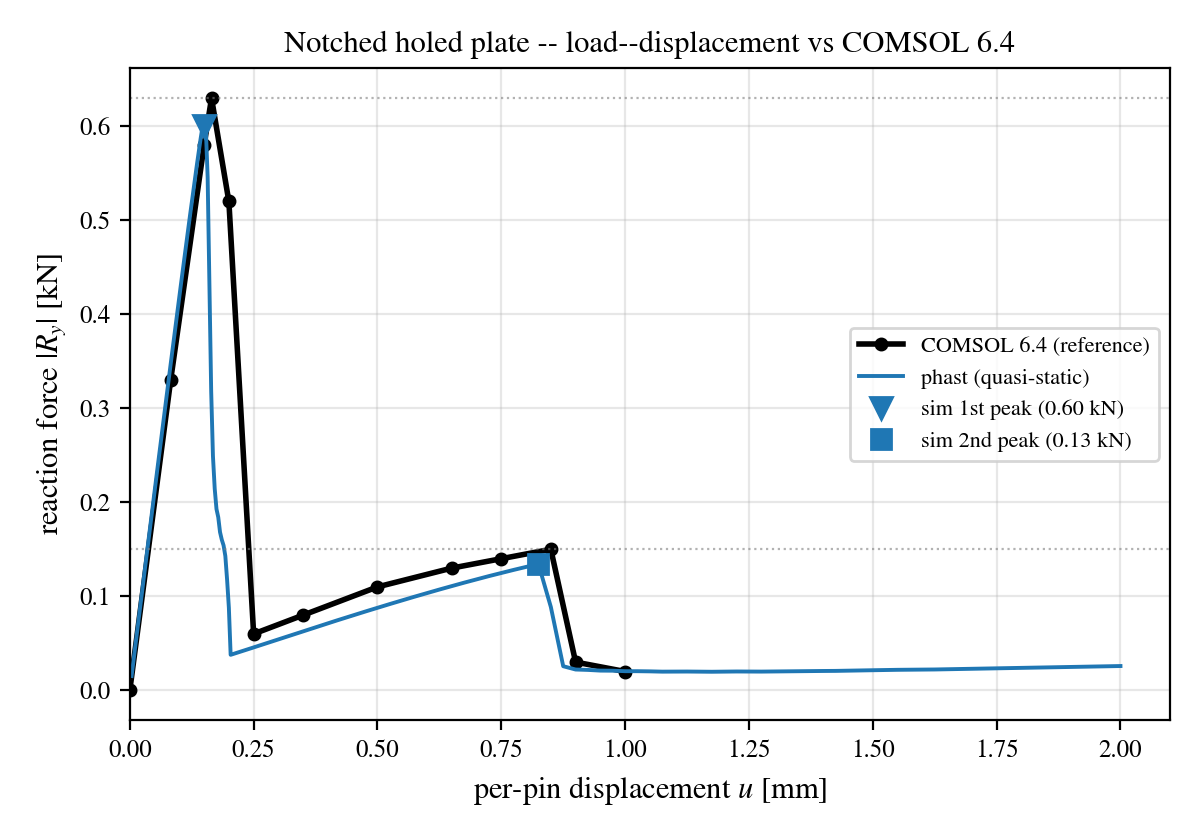

The Python source for this figure:
#!/usr/bin/env python3
"""Compare quasi-static notched-holed-plate run against the COMSOL 6.4
Application Library reference (`comsol_load_displacement.csv`).

Displacement convention (issue #223 fix):
  The COMSOL Application Library report plots reaction force against
  **total elongation** of the specimen (top_pin_y - bottom_pin_y =
  2 x per-pin displacement). The YAML-driven simulator's `results.csv`
  `displacement` column reports the **per-pin** value configured in
  `configs/benchmarks/quasistatic/QS_notched_holed_plate.yaml`.
  To compare on a common axis we keep the sim in per-pin units (cleaner
  internal convention, matches `bcs.add` semantics) and reframe the
  reference into per-pin units by dividing by 2 in `load_reference()`.
  The acceptance constants below (`REF_FIRST_DISP_MM`,
  `REF_SECOND_DISP_MM`) are stated in per-pin units accordingly.

Acceptance criteria (issue #119, benchmark #1):
  * first  peak load:        within +/-10% of 0.63 kN
  * first  peak displacement: within +/-15% of 0.165 mm (per-pin;
                              0.33 mm total elongation in the PDF)
  * second peak load:        within +/-20% of 0.15 kN

The script picks the two highest distinct local maxima of the simulated
load--displacement curve (separated by at least the dip in between).
Crack-path morphology is qualitative: `damage_final.png` from the run is
saved alongside `compare.png` for visual side-by-side check against
Figure 4 of the COMSOL PDF.
"""
from __future__ import annotations

import argparse
import sys
from pathlib import Path

import numpy as np

import matplotlib
matplotlib.use("Agg")
import matplotlib.pyplot as plt

plt.rcParams.update({
    "font.family": "serif",
    "font.serif": ["STIXGeneral", "DejaVu Serif"],
    "mathtext.fontset": "stix",
    "axes.labelsize": 11,
    "axes.titlesize": 11,
    "legend.fontsize": 9,
    "xtick.labelsize": 9,
    "ytick.labelsize": 9,
})

HERE = Path(__file__).resolve().parent
REF = HERE / "comsol_load_displacement.csv"
# The public example root carries the promoted strict-parity reference package.
CANONICAL_REFERENCE_RUNS: list[Path] = [HERE]

# Reference values from the COMSOL PDF text.
REF_FIRST_LOAD_KN = 0.63
# Per-pin units: PDF reports 0.33 mm total elongation -> 0.165 mm per-pin
# (see displacement-convention note in module docstring; issue #223).
REF_FIRST_DISP_MM = 0.165
REF_SECOND_LOAD_KN = 0.15
# Per-pin units: PDF reports 1.7 mm total elongation -> 0.85 mm per-pin.
REF_SECOND_DISP_MM = 0.85

TOL_FIRST_LOAD = 0.10
TOL_FIRST_DISP = 0.15
TOL_SECOND_LOAD = 0.20


def find_latest_run_dir(base: Path) -> Path | None:
    """Find the most recent ``run_*/`` directory containing run output CSVs.

    Searches both this benchmark directory and the repo's working
    directory (the YAML driver creates run dirs under cwd by default).
    """
    search_roots = [base, Path.cwd()]
    candidates = []
    for root in search_roots:
        candidates.extend(p for p in root.glob("run_*")
                          if (p / "results.csv").exists()
                          or (p / "history.csv").exists())
    if not candidates:
        return None
    candidates.sort(key=lambda p: p.stat().st_mtime, reverse=True)
    return candidates[0]


def find_default_reference_run() -> Path | None:
    for run_dir in CANONICAL_REFERENCE_RUNS:
        if (run_dir / "results.csv").exists() or (run_dir / "history.csv").exists():
            return run_dir
    return None


def _load_csv(
    csv_path: Path,
    disp_col: str,
    react_col: str,
    scale_kN: float,
) -> tuple[np.ndarray, np.ndarray]:
    rows = []
    with csv_path.open() as fh:
        header = None
        for raw in fh:
            line = raw.strip()
            if not line or line.startswith("#"):
                continue
            parts = line.split(",")
            if header is None:
                header = parts
                continue
            try:
                rows.append([float(x) for x in parts[: len(header)]])
            except ValueError:
                continue
    if not rows:
        raise RuntimeError(f"No data rows in {csv_path}")
    arr = np.asarray(rows)
    cols = {name: i for i, name in enumerate(header)}
    disp = arr[:, cols[disp_col]]
    react = np.abs(arr[:, cols[react_col]]) * scale_kN
    return disp, react


def load_run_results(run_dir: Path) -> tuple[np.ndarray, np.ndarray]:
    """Return (displacement_mm, |reaction_kN|)."""
    results = run_dir / "results.csv"
    history = run_dir / "history.csv"
    if results.exists():
        try:
            return _load_csv(results, "displacement", "reaction_kN", 1.0)
        except RuntimeError:
            if not history.exists():
                raise
    if history.exists():
        return _load_csv(history, "applied_disp", "reaction_force", 1.0 / 1000.0)
    raise FileNotFoundError(f"No results.csv or history.csv under {run_dir}")


def load_reference() -> tuple[np.ndarray, np.ndarray]:
    rows = []
    with REF.open() as fh:
        for raw in fh:
            line = raw.strip()
            if not line or line.startswith("#"):
                continue
            parts = line.split(",")
            try:
                rows.append([float(parts[0]), float(parts[1])])
            except (ValueError, IndexError):
                # header line or malformed; skip
                continue
    data = np.asarray(rows)
    # Reference CSV reports total elongation (= top_pin_y - bottom_pin_y
    # = 2 x per-pin displacement); see the displacement convention documented
    # in PROVENANCE.md and the module docstring above.
    # Convert to per-pin to match the sim's `results.csv` displacement
    # column. (Issue #223.)
    data[:, 0] = data[:, 0] / 2.0
    return data[:, 0], data[:, 1]


def find_two_peaks(u: np.ndarray, R: np.ndarray) -> tuple[tuple, tuple]:
    """Find the first and second local maxima.

    First peak: global maximum.
    Second peak: largest value at any sample taken at u >= u_first + 0.2 mm
    (well past the first-peak softening trough).
    """
    i1 = int(np.argmax(R))
    u1, R1 = float(u[i1]), float(R[i1])

    mask2 = u >= (u1 + 0.2)
    if not mask2.any():
        return (u1, R1), (float("nan"), float("nan"))
    R2_arr = R[mask2]
    u2_arr = u[mask2]
    j = int(np.argmax(R2_arr))
    return (u1, R1), (float(u2_arr[j]), float(R2_arr[j]))


def main():
    ap = argparse.ArgumentParser(description=__doc__)
    ap.add_argument("--run-dir", type=Path, default=None,
                    help="Specific run_* directory; default = most recent.")
    args = ap.parse_args()

    run_dir = args.run_dir
    if run_dir is None:
        run_dir = find_default_reference_run()
    if run_dir is None:
        run_dir = find_latest_run_dir(HERE)
    if run_dir is None or not (
        (run_dir / "results.csv").exists() or (run_dir / "history.csv").exists()
    ):
        print(f"FAIL: no run output CSV under {HERE}; run the YAML config first.",
              file=sys.stderr)
        sys.exit(2)
    run_dir = run_dir.resolve()

    u_sim, R_sim = load_run_results(run_dir)
    u_ref, R_ref = load_reference()
    (u1_s, R1_s), (u2_s, R2_s) = find_two_peaks(u_sim, R_sim)

    err_R1 = abs(R1_s - REF_FIRST_LOAD_KN) / REF_FIRST_LOAD_KN
    err_u1 = abs(u1_s - REF_FIRST_DISP_MM) / REF_FIRST_DISP_MM
    err_R2 = (abs(R2_s - REF_SECOND_LOAD_KN) / REF_SECOND_LOAD_KN
              if not np.isnan(R2_s) else float("inf"))

    pass_R1 = err_R1 <= TOL_FIRST_LOAD
    pass_u1 = err_u1 <= TOL_FIRST_DISP
    pass_R2 = err_R2 <= TOL_SECOND_LOAD
    overall = pass_R1 and pass_u1 and pass_R2

    report = [
        "Notched holed plate (COMSOL 6.4 brittle_fracture) -- comparison report",
        "=" * 70,
        f"Run dir   : {run_dir.name}",
        f"Reference : {REF.name}",
        "",
        f"First  peak (sim)  : R = {R1_s:7.4f} kN at u = {u1_s:.4f} mm",
        f"First  peak (ref)  : R = {REF_FIRST_LOAD_KN:7.4f} kN at u = "
        f"{REF_FIRST_DISP_MM:.4f} mm",
        f"  load  err: {err_R1*100:6.2f} %  (tol {TOL_FIRST_LOAD*100:.0f} %) "
        f" -> {'PASS' if pass_R1 else 'FAIL'}",
        f"  disp  err: {err_u1*100:6.2f} %  (tol {TOL_FIRST_DISP*100:.0f} %) "
        f" -> {'PASS' if pass_u1 else 'FAIL'}",
        "",
        f"Second peak (sim)  : R = {R2_s:7.4f} kN at u = {u2_s:.4f} mm",
        f"Second peak (ref)  : R = {REF_SECOND_LOAD_KN:7.4f} kN at u = "
        f"{REF_SECOND_DISP_MM:.4f} mm",
        f"  load  err: {err_R2*100:6.2f} %  (tol {TOL_SECOND_LOAD*100:.0f} %) "
        f" -> {'PASS' if pass_R2 else 'FAIL'}",
        "",
        f"OVERALL: {'PASS' if overall else 'FAIL'}",
        "",
        "Crack-path morphology is qualitative: see damage_final.png in the "
        "run directory and compare against Figure 4 of the COMSOL PDF "
        "(curved crack from the notch tip toward the large hole).",
    ]
    text = "\n".join(report)
    print(text)
    (run_dir / "compare_report.txt").write_text(text + "\n")

    fig, ax = plt.subplots(figsize=(6.0, 4.2))
    ax.plot(u_ref, R_ref, "k-o", lw=2.0, ms=4,
            label="COMSOL 6.4 (reference)")
    ax.plot(u_sim, R_sim, "C0-", lw=1.4,
            label="phast (quasi-static)")
    ax.plot([u1_s], [R1_s], "C0v", ms=8, label=f"sim 1st peak ({R1_s:.2f} kN)")
    ax.plot([u2_s], [R2_s], "C0s", ms=7, label=f"sim 2nd peak ({R2_s:.2f} kN)")
    ax.axhline(REF_FIRST_LOAD_KN, color="grey", ls=":", lw=0.8, alpha=0.6)
    ax.axhline(REF_SECOND_LOAD_KN, color="grey", ls=":", lw=0.8, alpha=0.6)
    ax.set_xlabel(r"per-pin displacement $u$ [mm]")
    ax.set_ylabel(r"reaction force $|R_y|$ [kN]")
    ax.set_title("Notched holed plate -- load--displacement vs COMSOL 6.4")
    ax.grid(alpha=0.3)
    ax.legend(loc="best", fontsize=8)
    ax.set_xlim(0, max(u_ref.max(), u_sim.max()) * 1.05)
    fig.tight_layout()
    fig.savefig(run_dir / "compare.png", dpi=200)
    plt.close(fig)

    sys.exit(0 if overall else 1)


if __name__ == "__main__":
    main()
